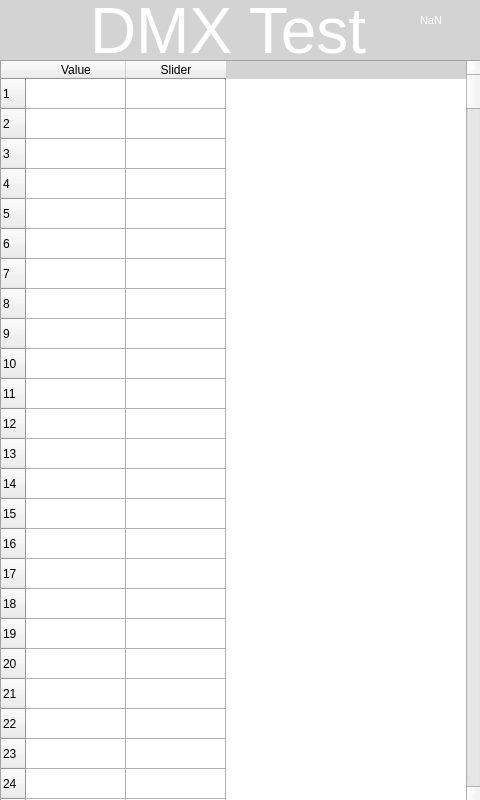
<?xml version="1.0" encoding="UTF-8"?>
<ui version="4.0">
 <class>MainWindow</class>
 <widget class="QMainWindow" name="MainWindow">
  <property name="geometry">
   <rect>
    <x>0</x>
    <y>0</y>
    <width>480</width>
    <height>800</height>
   </rect>
  </property>
  <property name="sizePolicy">
   <sizepolicy hsizetype="Fixed" vsizetype="Fixed">
    <horstretch>0</horstretch>
    <verstretch>0</verstretch>
   </sizepolicy>
  </property>
  <property name="palette">
   <palette>
    <active>
     <colorrole role="WindowText">
      <brush brushstyle="SolidPattern">
       <color alpha="255">
        <red>255</red>
        <green>255</green>
        <blue>255</blue>
       </color>
      </brush>
     </colorrole>
     <colorrole role="Base">
      <brush brushstyle="SolidPattern">
       <color alpha="255">
        <red>242</red>
        <green>241</green>
        <blue>240</blue>
       </color>
      </brush>
     </colorrole>
     <colorrole role="Window">
      <brush brushstyle="SolidPattern">
       <color alpha="255">
        <red>211</red>
        <green>211</green>
        <blue>211</blue>
       </color>
      </brush>
     </colorrole>
    </active>
    <inactive>
     <colorrole role="WindowText">
      <brush brushstyle="SolidPattern">
       <color alpha="255">
        <red>255</red>
        <green>255</green>
        <blue>255</blue>
       </color>
      </brush>
     </colorrole>
     <colorrole role="Base">
      <brush brushstyle="SolidPattern">
       <color alpha="255">
        <red>255</red>
        <green>255</green>
        <blue>255</blue>
       </color>
      </brush>
     </colorrole>
     <colorrole role="Window">
      <brush brushstyle="SolidPattern">
       <color alpha="255">
        <red>211</red>
        <green>211</green>
        <blue>211</blue>
       </color>
      </brush>
     </colorrole>
    </inactive>
    <disabled>
     <colorrole role="WindowText">
      <brush brushstyle="SolidPattern">
       <color alpha="255">
        <red>255</red>
        <green>255</green>
        <blue>255</blue>
       </color>
      </brush>
     </colorrole>
     <colorrole role="Base">
      <brush brushstyle="SolidPattern">
       <color alpha="255">
        <red>211</red>
        <green>211</green>
        <blue>211</blue>
       </color>
      </brush>
     </colorrole>
     <colorrole role="Window">
      <brush brushstyle="SolidPattern">
       <color alpha="255">
        <red>211</red>
        <green>211</green>
        <blue>211</blue>
       </color>
      </brush>
     </colorrole>
    </disabled>
   </palette>
  </property>
  <property name="cursor">
   <cursorShape>BlankCursor</cursorShape>
  </property>
  <property name="windowTitle">
   <string>MainWindow</string>
  </property>
  <widget class="QWidget" name="centralwidget">
   <property name="sizePolicy">
    <sizepolicy hsizetype="Fixed" vsizetype="Fixed">
     <horstretch>0</horstretch>
     <verstretch>0</verstretch>
    </sizepolicy>
   </property>
   <widget class="QLabel" name="label_image">
    <property name="geometry">
     <rect>
      <x>420</x>
      <y>10</y>
      <width>71</width>
      <height>21</height>
     </rect>
    </property>
    <property name="font">
     <font>
      <pointsize>8</pointsize>
     </font>
    </property>
    <property name="text">
     <string>NaN</string>
    </property>
    <property name="scaledContents">
     <bool>true</bool>
    </property>
   </widget>
   <widget class="QLabel" name="label_head_text">
    <property name="geometry">
     <rect>
      <x>90</x>
      <y>0</y>
      <width>281</width>
      <height>61</height>
     </rect>
    </property>
    <property name="font">
     <font>
      <pointsize>48</pointsize>
     </font>
    </property>
    <property name="text">
     <string>DMX Test</string>
    </property>
    <property name="scaledContents">
     <bool>true</bool>
    </property>
   </widget>
   <widget class="QTableWidget" name="address_table">
    <property name="geometry">
     <rect>
      <x>0</x>
      <y>60</y>
      <width>481</width>
      <height>741</height>
     </rect>
    </property>
    <property name="rowCount">
     <number>512</number>
    </property>
    <property name="columnCount">
     <number>2</number>
    </property>
    <row>
     <property name="text">
      <string>1</string>
     </property>
    </row>
    <row/>
    <row/>
    <row/>
    <row/>
    <row/>
    <row/>
    <row/>
    <row/>
    <row/>
    <row/>
    <row/>
    <row/>
    <row/>
    <row/>
    <row/>
    <row/>
    <row/>
    <row/>
    <row/>
    <row/>
    <row/>
    <row/>
    <row/>
    <row/>
    <row/>
    <row/>
    <row/>
    <row/>
    <row/>
    <row/>
    <row/>
    <row/>
    <row/>
    <row/>
    <row/>
    <row/>
    <row/>
    <row/>
    <row/>
    <row/>
    <row/>
    <row/>
    <row/>
    <row/>
    <row/>
    <row/>
    <row/>
    <row/>
    <row/>
    <row/>
    <row/>
    <row/>
    <row/>
    <row/>
    <row/>
    <row/>
    <row/>
    <row/>
    <row/>
    <row/>
    <row/>
    <row/>
    <row/>
    <row/>
    <row/>
    <row/>
    <row/>
    <row/>
    <row/>
    <row/>
    <row/>
    <row/>
    <row/>
    <row/>
    <row/>
    <row/>
    <row/>
    <row/>
    <row/>
    <row/>
    <row/>
    <row/>
    <row/>
    <row/>
    <row/>
    <row/>
    <row/>
    <row/>
    <row/>
    <row/>
    <row/>
    <row/>
    <row/>
    <row/>
    <row/>
    <row/>
    <row/>
    <row/>
    <row/>
    <row/>
    <row/>
    <row/>
    <row/>
    <row/>
    <row/>
    <row/>
    <row/>
    <row/>
    <row/>
    <row/>
    <row/>
    <row/>
    <row/>
    <row/>
    <row/>
    <row/>
    <row/>
    <row/>
    <row/>
    <row/>
    <row/>
    <row/>
    <row/>
    <row/>
    <row/>
    <row/>
    <row/>
    <row/>
    <row/>
    <row/>
    <row/>
    <row/>
    <row/>
    <row/>
    <row/>
    <row/>
    <row/>
    <row/>
    <row/>
    <row/>
    <row/>
    <row/>
    <row/>
    <row/>
    <row/>
    <row/>
    <row/>
    <row/>
    <row/>
    <row/>
    <row/>
    <row/>
    <row/>
    <row/>
    <row/>
    <row/>
    <row/>
    <row/>
    <row/>
    <row/>
    <row/>
    <row/>
    <row/>
    <row/>
    <row/>
    <row/>
    <row/>
    <row/>
    <row/>
    <row/>
    <row/>
    <row/>
    <row/>
    <row/>
    <row/>
    <row/>
    <row/>
    <row/>
    <row/>
    <row/>
    <row/>
    <row/>
    <row/>
    <row/>
    <row/>
    <row/>
    <row/>
    <row/>
    <row/>
    <row/>
    <row/>
    <row/>
    <row/>
    <row/>
    <row/>
    <row/>
    <row/>
    <row/>
    <row/>
    <row/>
    <row/>
    <row/>
    <row/>
    <row/>
    <row/>
    <row/>
    <row/>
    <row/>
    <row/>
    <row/>
    <row/>
    <row/>
    <row/>
    <row/>
    <row/>
    <row/>
    <row/>
    <row/>
    <row/>
    <row/>
    <row/>
    <row/>
    <row/>
    <row/>
    <row/>
    <row/>
    <row/>
    <row/>
    <row/>
    <row/>
    <row/>
    <row/>
    <row/>
    <row/>
    <row/>
    <row/>
    <row/>
    <row/>
    <row/>
    <row/>
    <row/>
    <row/>
    <row/>
    <row/>
    <row/>
    <row/>
    <row/>
    <row/>
    <row/>
    <row/>
    <row/>
    <row/>
    <row/>
    <row/>
    <row/>
    <row/>
    <row/>
    <row/>
    <row/>
    <row/>
    <row/>
    <row/>
    <row/>
    <row/>
    <row/>
    <row/>
    <row/>
    <row/>
    <row/>
    <row/>
    <row/>
    <row/>
    <row/>
    <row/>
    <row/>
    <row/>
    <row/>
    <row/>
    <row/>
    <row/>
    <row/>
    <row/>
    <row/>
    <row/>
    <row/>
    <row/>
    <row/>
    <row/>
    <row/>
    <row/>
    <row/>
    <row/>
    <row/>
    <row/>
    <row/>
    <row/>
    <row/>
    <row/>
    <row/>
    <row/>
    <row/>
    <row/>
    <row/>
    <row/>
    <row/>
    <row/>
    <row/>
    <row/>
    <row/>
    <row/>
    <row/>
    <row/>
    <row/>
    <row/>
    <row/>
    <row/>
    <row/>
    <row/>
    <row/>
    <row/>
    <row/>
    <row/>
    <row/>
    <row/>
    <row/>
    <row/>
    <row/>
    <row/>
    <row/>
    <row/>
    <row/>
    <row/>
    <row/>
    <row/>
    <row/>
    <row/>
    <row/>
    <row/>
    <row/>
    <row/>
    <row/>
    <row/>
    <row/>
    <row/>
    <row/>
    <row/>
    <row/>
    <row/>
    <row/>
    <row/>
    <row/>
    <row/>
    <row/>
    <row/>
    <row/>
    <row/>
    <row/>
    <row/>
    <row/>
    <row/>
    <row/>
    <row/>
    <row/>
    <row/>
    <row/>
    <row/>
    <row/>
    <row/>
    <row/>
    <row/>
    <row/>
    <row/>
    <row/>
    <row/>
    <row/>
    <row/>
    <row/>
    <row/>
    <row/>
    <row/>
    <row/>
    <row/>
    <row/>
    <row/>
    <row/>
    <row/>
    <row/>
    <row/>
    <row/>
    <row/>
    <row/>
    <row/>
    <row/>
    <row/>
    <row/>
    <row/>
    <row/>
    <row/>
    <row/>
    <row/>
    <row/>
    <row/>
    <row/>
    <row/>
    <row/>
    <row/>
    <row/>
    <row/>
    <row/>
    <row/>
    <row/>
    <row/>
    <row/>
    <row/>
    <row/>
    <row/>
    <row/>
    <row/>
    <row/>
    <row/>
    <row/>
    <row/>
    <row/>
    <row/>
    <row/>
    <row/>
    <row/>
    <row/>
    <row/>
    <row/>
    <row/>
    <row/>
    <row/>
    <row/>
    <row/>
    <row/>
    <row/>
    <row/>
    <row/>
    <row/>
    <row/>
    <row/>
    <row/>
    <row/>
    <row/>
    <row/>
    <row/>
    <row/>
    <row/>
    <row/>
    <row/>
    <row/>
    <row/>
    <row/>
    <row/>
    <row/>
    <row/>
    <row/>
    <row/>
    <row/>
    <row/>
    <row/>
    <row/>
    <row/>
    <row/>
    <row/>
    <row/>
    <row/>
    <row/>
    <row/>
    <row/>
    <row/>
    <row/>
    <row/>
    <row/>
    <row/>
    <row/>
    <row/>
    <row/>
    <row/>
    <row/>
    <row/>
    <row/>
    <row/>
    <row/>
    <row/>
    <row/>
    <row/>
    <row/>
    <row/>
    <row/>
    <row/>
    <row/>
    <row/>
    <row/>
    <row/>
    <row/>
    <row/>
    <row/>
    <row/>
    <row/>
    <row/>
    <row/>
    <row/>
    <row/>
    <row/>
    <row/>
    <row/>
    <row/>
    <row/>
    <row/>
    <column>
     <property name="text">
      <string>Value</string>
     </property>
    </column>
    <column>
     <property name="text">
      <string>Slider</string>
     </property>
    </column>
   </widget>
  </widget>
 </widget>
 <resources/>
 <connections/>
</ui>
